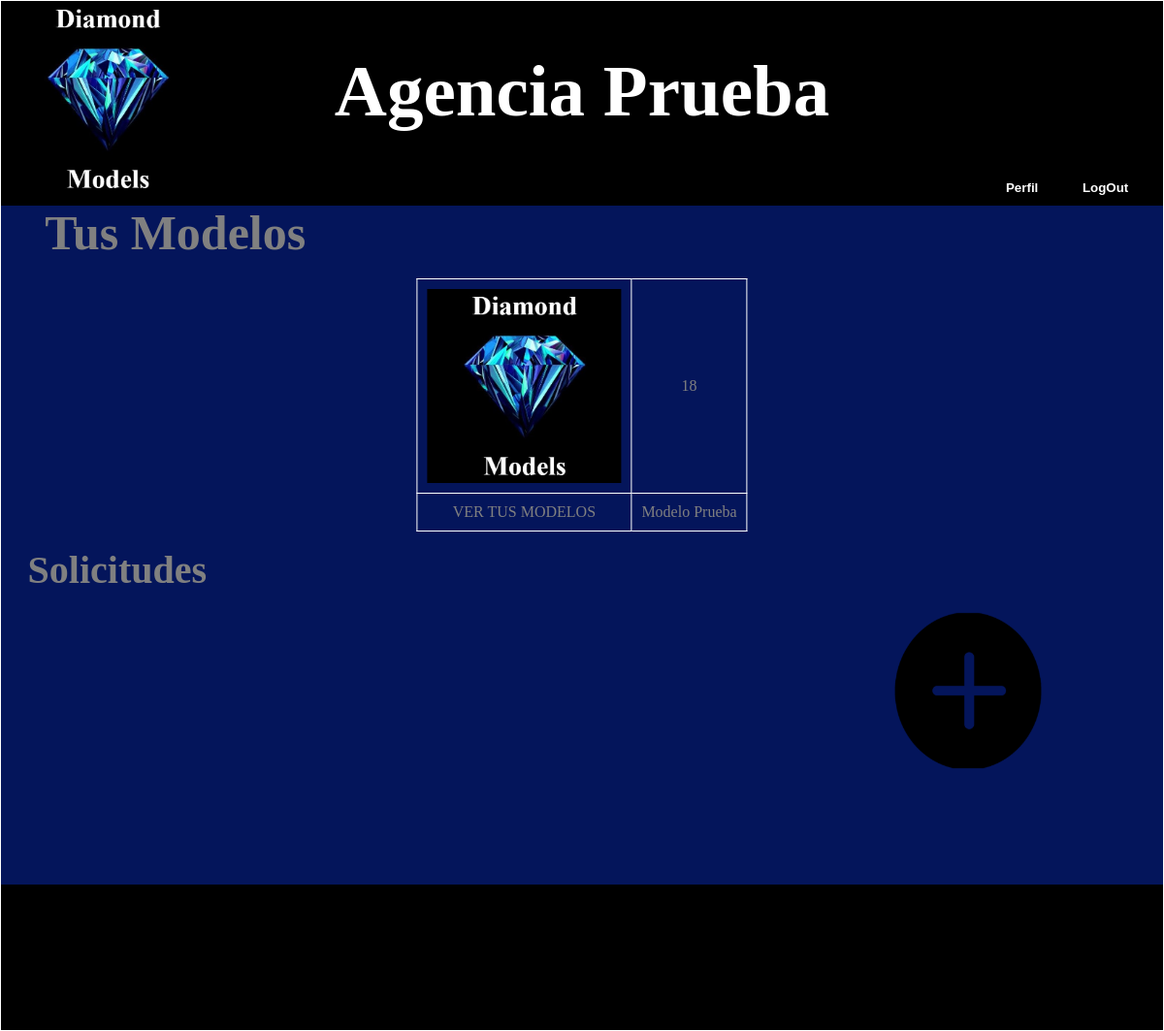
Screenshot of /agencias/1 (signed in) with the database file from the repository.
### agencias/models.py (models this page shows, shortened)
class Agencia(models.Model):
	nombre = models.CharField(max_length=50)
	telefono = models.IntegerField(default=0)
	correo = models.CharField(max_length=50)
	imagen = models.ImageField(null=True)
	usuario = models.ForeignKey(settings.AUTH_USER_MODEL, null=True)

### modelos/models.py (models this page shows, shortened)
class Modelo(models.Model):
	nombres = models.CharField(max_length=50)
	apellidos = models.CharField(max_length=50)
	edad = models.IntegerField(default=0)
	altura = models.FloatField(default=0.0)
	peso = models.FloatField(default=0.0)
	telefono = models.IntegerField(default=0)
	agencia = models.ForeignKey('agencias.Agencia')
	imagen = models.ImageField(null=True)

### agencias/views.py (the view)
@login_required
def detalle_agencia(request, agencia_pk):
	agencia = Agencia.objects.get(pk = agencia_pk)
	modelos = Modelo.objects.filter(agencia=agencia)
	return render(request, 'mi_agencia.html', {
		'agencia':agencia,
		'modelos':modelos})

### agencias/templates/mi_agencia.html (shortened to what this page needs)
<html>
	<head>
		{% load static %}
		<link rel="stylesheet" type="text/css" href="{% static "style_mi_agencia.css" %}">
	</head>
	<body>
		<div class="top">
			<div class="cajaNombre"><h1 class="nombreAgencia">{{agencia.nombre}}</h1></div>
			<div class="cajalogo"><img class="logo" src="{% static "logo.jpg" %}"></div>
			<button class="cerrarSesion">LogOut</button>
			<button class="perfil">Perfil</button>
		</div>
		<div class="middle">
			<div class="cajaTusModelos"><h1 class="titulo_tusModelos">Tus Modelos</h1></div>
			<div class="caja_tabla">
				<table class="tabla">
					<tr class="fila_fotos">
						<td><a href="http://google.com"><img src="{% static "logo.jpg" %}" height="200px"></a></td>
					{% for modelo in modelos %}
						<td>{{modelo.edad}}</td>
					{% empty %}
						<p>No hay modelos</p>
					{% endfor %}
					</tr>
					<tr>
						<td><a href="http://google.com" style="text-decoration:none; color:grey">VER TUS MODELOS</a></td>
					{% for modelo in modelos %}
						<td>{{modelo.nombres}} {{modelo.apellidos}}</td>
					{% empty %}
						<p>No hay modelos</p>
					{% endfor %}
					</tr>
				</table>
			</div>
			<div class="caja_solicitudes"><h1 class="titulo_solicitudes">Solicitudes</h1></div>
			<div class="agregarModelo"><a href="http://google.com"><img src="{% static "mas.png" %}" height="200px"></a></div>
		</div>
		<div class="bottom">
		</div>
	</body>
</html>

### static/style_mi_agencia.css (style rules this page uses)
body { margin: 1px; }
.top { background: black; background-size: 100%; height: 200px; padding: 10px; padding-top: 1px; position: relative; }
.top .cajaNombre { position: absolute; transform: translateX(-50%); top: 0%; left: 50%; }
.top .nombreAgencia { color: white; font-size: 75px; }
.top .logo { height: 200px; }
.top .cerrarSesion { background-color: black; border-width: 0px; position: absolute; transform: translateX(-50%); bottom: 10px; right: 0px; color: white; font-weight: bold; }
.top .perfil { background-color: black; border-width: 0px; position: absolute; transform: translateX(-50%); bottom: 10px; right: 100px; color: white; font-weight: bold; }
.middle { background: #04155B; background-size: 100%; height: 700px; position: relative; }
.middle .cajaTusModelos { position: absolute; transform: translateX(-50%); top: -5%; left: 15%; }
.middle .titulo_tusModelos { color: grey; font-size: 50px; }
.middle .caja_tabla { position: absolute; transform: translateX(-50%); top: 75px; left: 50%; }
.middle table { border: white 1px solid; border-collapse: collapse; }
.middle .fila_fotos { height: 200px; max-height: 225px; }
.middle td { border: white 1px solid; border-collapse: collapse; padding: 10px; text-align: center; align-content: center; color: grey; }
.middle .caja_solicitudes { position: absolute; transform: translateX(-50%); top: 325px; left: 10%; }
.middle .titulo_solicitudes { color: grey; font-size: 40px; }
.middle .agregarModelo { position: absolute; transform: translate(-50%, -50%); right: 0%; bottom: 0%; }
.bottom { background: black; background-size: 100%; height: 150px; }

### rows the page displays
Agencia: nombre "Agencia Prueba"
Modelo: edad "18", nombres "Modelo", apellidos "Prueba"
